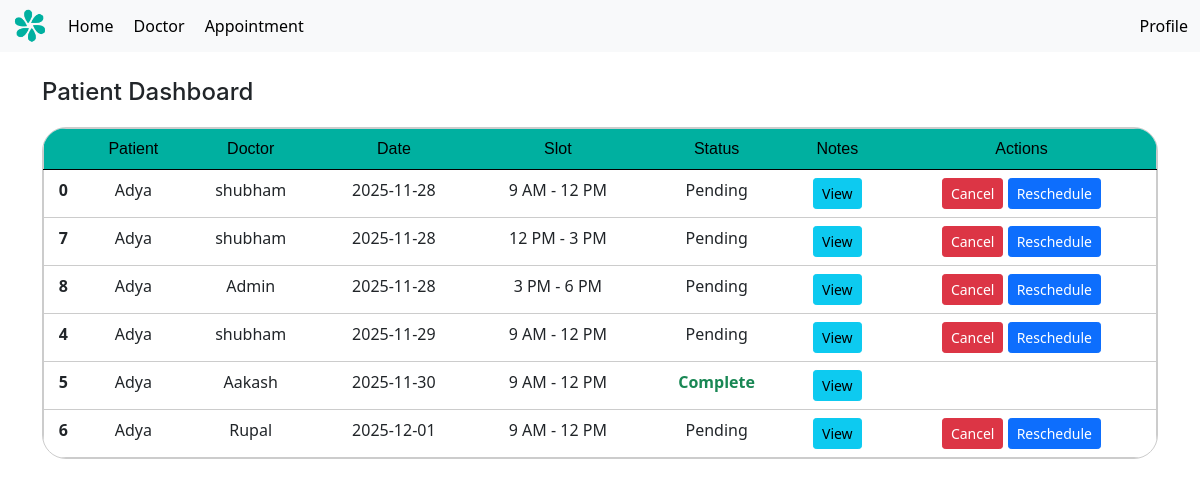
Screenshot of /home (signed in) with the database file from the repository.
### models.py (models this page shows, shortened)
class appointment(db.Model):
    id = db.Column(db.Integer, primary_key=True)
    patient_id = db.Column(db.Integer, db.ForeignKey('patient.id'), nullable=False)
    doctor_id = db.Column(db.Integer, db.ForeignKey('doctor.id'), nullable=False)
    appointment_date = db.Column(db.Date, nullable=False)
    slot = db.Column(db.String(20), nullable=False)
    prescription = db.Column(db.Text, nullable=True)
    status = db.Column(db.Boolean, default=False)
    doctor = db.relationship('doctor', back_populates='appointments', lazy=True)
    patient = db.relationship('patient', back_populates='appointments', lazy=True)

class patient(UserMixin, db.Model):
    id = db.Column(db.Integer, primary_key=True)
    username = db.Column(db.String(100), unique=True, nullable=False)
    name = db.Column(db.String(100), nullable=False)
    age = db.Column(db.Integer, nullable=False)
    password = db.Column(db.String(200), nullable=False)
    appointments = db.relationship('appointment', back_populates='patient', lazy=True)
    is_admin = db.Column(db.Boolean, default=False)
    is_doctor = db.Column(db.Boolean, default=False)

class doctor(UserMixin, db.Model):
    id = db.Column(db.Integer, primary_key=True)
    username = db.Column(db.String(100), unique=True, nullable=False)
    password = db.Column(db.String(200), nullable=False)
    name = db.Column(db.String(100), nullable=False)
    specialization = db.Column(db.String(100), nullable=False)
    availability = db.Column(db.Date, nullable=True)
    timeSlots = db.relationship('timeSlot', back_populates='doctor', lazy=True)
    appointments = db.relationship('appointment', back_populates='doctor', lazy=True)
    is_admin = db.Column(db.Boolean, default=False)
    is_doctor = db.Column(db.Boolean, default=True)

### app.py (the view, shortened to what this page needs)
@app.route('/home')
def home():
    if not current_user.is_authenticated:
        return redirect(url_for('login'))
    if current_user.is_admin:
        appts = appointment.query.order_by(
            appointment.appointment_date.asc()
        ).all()
        return render_template('home_da.html', appointments=appts)
    else:
        appts = appointment.query.filter_by(
            patient_id=current_user.id
        ).order_by(
            appointment.appointment_date.asc()
        ).all()
        return render_template('home_p.html', appointments=appts)

### app.py (called while the page is built)
@login_manager.user_loader
def load_user(user_id):
    user_type = session.get("user_type")
    if user_type == "doctor":
        return doctor.query.get(int(user_id))
    return patient.query.get(int(user_id))

@app.context_processor
def inject_user():
    return dict(current_user=current_user, request = request)

### templates/home_p.html (shortened to what this page needs)
{% extends 'layout.html' %}
{% block content %}
<h1 style="margin-bottom: 20px;">Patient Dashboard</h1>
<div style=" border: 1px solid #ccc; border-radius: 24px; width: 100%; overflow: clip;">
<table class="table" style="text-align: center; padding: 20px; border: 1px solid #ccc; margin-bottom: 0px;">
  <thead class="thead-darky">
    <tr>
        <th scope="col"></th>
        <th scope="col">Patient</th>
        <th scope="col">Doctor</th>
        <th scope="col">Date</th>
        <th scope="col">Slot</th>
        <th scope="col">Status</th>
        <th scope="col">Notes</th>
        <th scope="col">Actions</th>
    </tr>
  </thead>
  <tbody>
        {% for a in appointments %}
        <tr>
            <th scope="row">{{ a.id }}</th>
            <td>{{ a.patient.name }}</td>
            <td>{{ a.doctor.name }}</td>
            <td>{{ a.appointment_date }}</td>
            <td>{{ a.slot }}</td>
            <td>{% if a.status %}
        <div class="text-success fw-bold">Complete</div>
    {% else %}
        <divclass="text-warning fw-bold">Pending</div>
    {% endif %}</td>
            <td>
              <a href="{{ url_for('view_notes', appt_id=a.id) }}" class="btn btn-info btn-sm">
                  View
              </a>
            </td>
            <td>
                {% if current_user.id == a.patient_id and not a.status %}
                    <form action="{{ url_for('cancel_appointment', appt_id=a.id) }}" method="POST" style="display:inline;">
                        <button class="btn btn-sm btn-danger">Cancel</button>
                    </form>
                {% endif %}
                {% if current_user.id == a.patient_id and not a.status %}
                    <a href="{{ url_for('reschedule', appt_id=a.id) }}"
                      class="btn btn-sm btn-primary">
                      Reschedule
                    </a>
                {% endif %}
            </td>
        </tr>
      {% endfor %}
{% endblock %}

### static/styles.css (style rules this page uses)
.thead-darky { background-color: #00B0A0; color: black; font-weight: 400; border-style: none; font-family: 'Arial', sans-serif; }
table { text-align: center; }
.thead-darky th { font-weight: 400; font-size: 16px; }
h1, h2, h3, h4, h5, h6 { font-family: "inter", sans-serif; }
h1 { font-size: 24px !important; font-weight: 700; }

### rows the page displays
appointment: id "0", patient.name "Adya", doctor.name "shubham", appointment_date "2025-11-28", slot "9 AM - 12 PM", status "Pending"
appointment: id "7", patient.name "Adya", doctor.name "shubham", appointment_date "2025-11-28", slot "12 PM - 3 PM", status "Pending"
appointment: id "8", patient.name "Adya", doctor.name "Admin", appointment_date "2025-11-28", slot "3 PM - 6 PM", status "Pending"
appointment: id "4", patient.name "Adya", doctor.name "shubham", appointment_date "2025-11-29", slot "9 AM - 12 PM", status "Pending"
appointment: id "5", patient.name "Adya", doctor.name "Aakash", appointment_date "2025-11-30", slot "9 AM - 12 PM", status "Complete"
appointment: id "6", patient.name "Adya", doctor.name "Rupal", appointment_date "2025-12-01", slot "9 AM - 12 PM", status "Pending"
